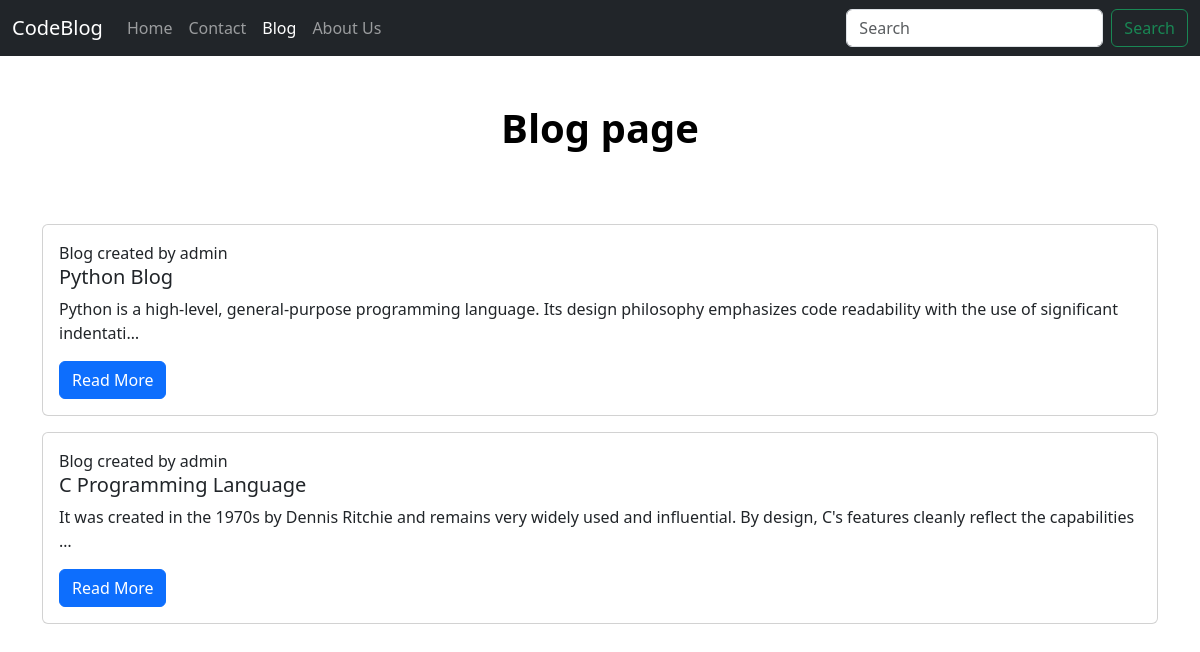
Screenshot of /blog/ with the database file from the repository.
### blog/models.py (models this page shows, shortened)
class blog(models.Model):
    sno  = models.AutoField(primary_key=True)
    title = models.CharField(max_length=50)
    content = models.TextField()
    author = models.CharField(max_length=50)
    slug = models.CharField(max_length=30)
    timestamp = models.DateTimeField(blank=True)

### blog/views.py (the view)
# urls.py: path('', views.bloghome, name='home'),
def bloghome(req):
    blogs=blog.objects.all();
    context = {'blog_post':blogs}
    return render(req,'blog/bloghome.html',context)

### templates/blog/bloghome.html (shortened to what this page needs)
{% extends 'home/base.html' %}
    {% block blog %} active {% endblock %}
    {% block page %}
        Blog page
    {% endblock %}
    {% block body %}
    {% for post in blog_post %}
    <div class="container my-3">
    <div class="card">
        <div class="card-body">
          <h7 class="card-title">Blog created by {{post.author}}</h7>
          <h5 class="card-title">{{post.title}}</h5>
          <p class="card-text">{{post.content | truncatechars:150}}</p>
          <a href="{{post.slug}}" class="btn btn-primary">Read More</a>
        </div>
      </div>
    </div>
    {% endfor %}
    {% endblock %}

### templates/home/base.html (shortened to what this page needs)
<!doctype html>
<html lang="en">
  <head>
    <link href="https://cdn.jsdelivr.net/npm/bootstrap@5.3.3/dist/css/bootstrap.min.css" rel="stylesheet">
  </head>
  <body>
    <nav class="navbar navbar-expand-lg navbar-dark bg-dark">
        <div class="container-fluid">
          <a class="navbar-brand" href="/">CodeBlog</a>
          <div class="collapse navbar-collapse" id="navbarSupportedContent">
            <ul class="navbar-nav me-auto mb-2 mb-lg-0">
              <li class="nav-item">
                <a class="nav-link {% block home %}  {% endblock %}" aria-current="page" href="/">Home</a>
              </li>
              <li class="nav-item">
                <a class="nav-link {% block contact %}  {% endblock %}" href="/contact">Contact</a>
              </li>
              <li class="nav-item">
                <a class="nav-link {% block blog %}  {% endblock %}" href="/blog">Blog</a>
              </li>
              <li class="nav-item">
                <a class="nav-link {% block about %}  {% endblock %}" href="/about">About Us</a>
              </li>
            </ul>
            <form action="./search" method="get" class="d-flex" role="search" >
              <input name="search" class="form-control me-2" type="search" placeholder="Search" aria-label="Search">
              <button class="btn btn-outline-success" type="submit">Search</button>
            </form>
          </div>
        </div>
      </nav>
<br><br>
      <h1 style="text-align: center;color: black;"><strong>{% block page %}
      {% endblock %}</strong></h1><br><br>
      {% block body %}
      {% endblock %}
  </body>
</html>

### rows the page displays
blog: author "admin", title "Python Blog", content "Python is a high-level, general-purpose programming language. Its design philosophy emphasizes code readability with the use of significant indentati…"
blog: author "admin", title "C Programming Language", content "It was created in the 1970s by Dennis Ritchie and remains very widely used and influential. By design, C's features cleanly reflect the capabilities …"
